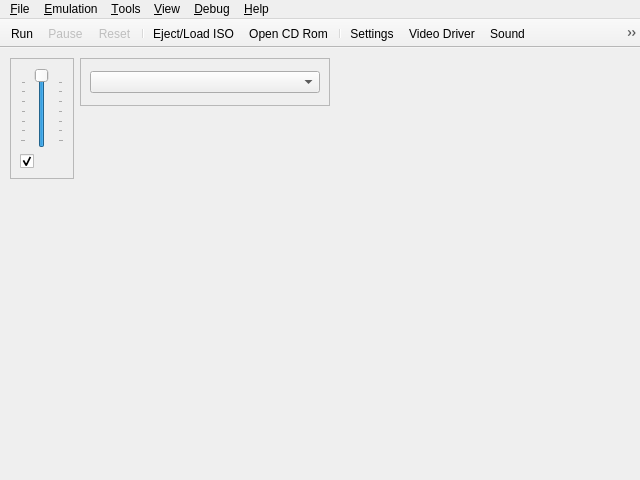
<?xml version="1.0" encoding="UTF-8"?>
<ui version="4.0">
 <class>UIYabause</class>
 <widget class="QMainWindow" name="UIYabause">
  <property name="geometry">
   <rect>
    <x>0</x>
    <y>0</y>
    <width>640</width>
    <height>480</height>
   </rect>
  </property>
  <property name="windowTitle">
   <string>Yabause Qt GUI</string>
  </property>
  <property name="windowIcon">
   <iconset>
    <normaloff>:/icons/icons/yabause.png</normaloff>:/icons/icons/yabause.png</iconset>
  </property>
  <property name="iconSize">
   <size>
    <width>16</width>
    <height>16</height>
   </size>
  </property>
  <widget class="QWidget" name="centralwidget">
   <widget class="QFrame" name="fSound">
    <property name="geometry">
     <rect>
      <x>10</x>
      <y>10</y>
      <width>64</width>
      <height>121</height>
     </rect>
    </property>
    <property name="sizePolicy">
     <sizepolicy hsizetype="Maximum" vsizetype="Fixed">
      <horstretch>0</horstretch>
      <verstretch>0</verstretch>
     </sizepolicy>
    </property>
    <property name="frameShape">
     <enum>QFrame::StyledPanel</enum>
    </property>
    <property name="frameShadow">
     <enum>QFrame::Sunken</enum>
    </property>
    <layout class="QVBoxLayout">
     <item>
      <widget class="QSlider" name="sVolume">
       <property name="sizePolicy">
        <sizepolicy hsizetype="Expanding" vsizetype="Expanding">
         <horstretch>0</horstretch>
         <verstretch>0</verstretch>
        </sizepolicy>
       </property>
       <property name="toolTip">
        <string>Volume</string>
       </property>
       <property name="maximum">
        <number>100</number>
       </property>
       <property name="value">
        <number>100</number>
       </property>
       <property name="orientation">
        <enum>Qt::Vertical</enum>
       </property>
       <property name="tickPosition">
        <enum>QSlider::TicksBothSides</enum>
       </property>
       <property name="tickInterval">
        <number>15</number>
       </property>
      </widget>
     </item>
     <item>
      <widget class="QCheckBox" name="cbSound">
       <property name="toolTip">
        <string>Mute/UnMute Sound</string>
       </property>
       <property name="icon">
        <iconset resource="../resources/resources.qrc">
         <normaloff>:/actions/sound.png</normaloff>:/actions/sound.png</iconset>
       </property>
       <property name="checked">
        <bool>true</bool>
       </property>
      </widget>
     </item>
    </layout>
   </widget>
   <widget class="QFrame" name="fVideoDriver">
    <property name="geometry">
     <rect>
      <x>80</x>
      <y>10</y>
      <width>250</width>
      <height>48</height>
     </rect>
    </property>
    <property name="sizePolicy">
     <sizepolicy hsizetype="Maximum" vsizetype="Fixed">
      <horstretch>0</horstretch>
      <verstretch>0</verstretch>
     </sizepolicy>
    </property>
    <property name="frameShape">
     <enum>QFrame::StyledPanel</enum>
    </property>
    <property name="frameShadow">
     <enum>QFrame::Sunken</enum>
    </property>
    <layout class="QVBoxLayout">
     <item>
      <widget class="QComboBox" name="cbVideoDriver"/>
     </item>
    </layout>
   </widget>
  </widget>
  <widget class="QMenuBar" name="menubar">
   <property name="geometry">
    <rect>
     <x>0</x>
     <y>0</y>
     <width>640</width>
     <height>20</height>
    </rect>
   </property>
   <widget class="QMenu" name="mFile">
    <property name="title">
     <string>&amp;File</string>
    </property>
    <widget class="QMenu" name="mFileSaveState">
     <property name="title">
      <string>S&amp;ave State</string>
     </property>
     <property name="icon">
      <iconset resource="../resources/resources.qrc">
       <normaloff>:/actions/icons/actions/save_state.png</normaloff>:/actions/icons/actions/save_state.png</iconset>
     </property>
     <addaction name="aFileSaveStateAs"/>
     <addaction name="separator"/>
     <addaction name="aFileSaveState0"/>
     <addaction name="aFileSaveState1"/>
     <addaction name="aFileSaveState2"/>
     <addaction name="aFileSaveState3"/>
     <addaction name="aFileSaveState4"/>
     <addaction name="aFileSaveState5"/>
     <addaction name="aFileSaveState6"/>
     <addaction name="aFileSaveState7"/>
     <addaction name="aFileSaveState8"/>
     <addaction name="aFileSaveState9"/>
    </widget>
    <widget class="QMenu" name="mFileLoadState">
     <property name="title">
      <string>L&amp;oad State</string>
     </property>
     <property name="icon">
      <iconset resource="../resources/resources.qrc">
       <normaloff>:/actions/icons/actions/load_state.png</normaloff>:/actions/icons/actions/load_state.png</iconset>
     </property>
     <addaction name="aFileLoadStateAs"/>
     <addaction name="separator"/>
     <addaction name="aFileLoadState0"/>
     <addaction name="aFileLoadState1"/>
     <addaction name="aFileLoadState2"/>
     <addaction name="aFileLoadState3"/>
     <addaction name="aFileLoadState4"/>
     <addaction name="aFileLoadState5"/>
     <addaction name="aFileLoadState6"/>
     <addaction name="aFileLoadState7"/>
     <addaction name="aFileLoadState8"/>
     <addaction name="aFileLoadState9"/>
    </widget>
    <addaction name="aFileSettings"/>
    <addaction name="separator"/>
    <addaction name="aFileOpenISO"/>
    <addaction name="aFileOpenCDRom"/>
    <addaction name="separator"/>
    <addaction name="mFileSaveState"/>
    <addaction name="mFileLoadState"/>
    <addaction name="separator"/>
    <addaction name="aFileScreenshot"/>
    <addaction name="separator"/>
    <addaction name="aFileQuit"/>
   </widget>
   <widget class="QMenu" name="mView">
    <property name="title">
     <string>&amp;View</string>
    </property>
    <widget class="QMenu" name="mViewLayer">
     <property name="title">
      <string>&amp;Layer</string>
     </property>
     <property name="icon">
      <iconset resource="../resources/resources.qrc">
       <normaloff>:/actions/icons/actions/layer.png</normaloff>:/actions/icons/actions/layer.png</iconset>
     </property>
     <addaction name="aViewLayerVdp1"/>
     <addaction name="aViewLayerNBG0"/>
     <addaction name="aViewLayerNBG1"/>
     <addaction name="aViewLayerNBG2"/>
     <addaction name="aViewLayerNBG3"/>
     <addaction name="aViewLayerRBG0"/>
     <addaction name="aViewLayerRBG1"/>
    </widget>
    <addaction name="aViewFPS"/>
    <addaction name="mViewLayer"/>
    <addaction name="aViewFullscreen"/>
   </widget>
   <widget class="QMenu" name="mViewDebug">
    <property name="enabled">
     <bool>true</bool>
    </property>
    <property name="title">
     <string>&amp;Debug</string>
    </property>
    <addaction name="aViewDebugMSH2"/>
    <addaction name="aViewDebugSSH2"/>
    <addaction name="aViewDebugVDP1"/>
    <addaction name="aViewDebugVDP2"/>
    <addaction name="aViewDebugM68K"/>
    <addaction name="aViewDebugSCUDSP"/>
    <addaction name="aViewDebugSCSP"/>
    <addaction name="aViewDebugSCSPChan"/>
    <addaction name="aViewDebugSCSPDSP"/>
    <addaction name="separator"/>
    <addaction name="aViewDebugMemoryEditor"/>
   </widget>
   <widget class="QMenu" name="mHelp">
    <property name="title">
     <string>&amp;Help</string>
    </property>
    <addaction name="aHelpReport"/>
    <addaction name="aHelpCompatibilityList"/>
    <addaction name="aHelpAbout"/>
   </widget>
   <widget class="QMenu" name="mTools">
    <property name="title">
     <string>&amp;Tools</string>
    </property>
    <addaction name="aToolsBackupManager"/>
    <addaction name="aToolsCheatsList"/>
    <addaction name="aToolsCheatSearch"/>
    <addaction name="aToolsTransfer"/>
   </widget>
   <widget class="QMenu" name="mEmulation">
    <property name="title">
     <string>&amp;Emulation</string>
    </property>
    <addaction name="aEmulationRun"/>
    <addaction name="aEmulationPause"/>
    <addaction name="aEmulationReset"/>
    <addaction name="separator"/>
    <addaction name="aEmulationVSync"/>
   </widget>
   <addaction name="mFile"/>
   <addaction name="mEmulation"/>
   <addaction name="mTools"/>
   <addaction name="mView"/>
   <addaction name="mViewDebug"/>
   <addaction name="mHelp"/>
  </widget>
  <widget class="QToolBar" name="toolBar">
   <property name="windowTitle">
    <string>toolBar</string>
   </property>
   <property name="movable">
    <bool>false</bool>
   </property>
   <property name="floatable">
    <bool>true</bool>
   </property>
   <attribute name="toolBarArea">
    <enum>TopToolBarArea</enum>
   </attribute>
   <attribute name="toolBarBreak">
    <bool>false</bool>
   </attribute>
   <addaction name="aEmulationRun"/>
   <addaction name="aEmulationPause"/>
   <addaction name="aEmulationReset"/>
   <addaction name="separator"/>
   <addaction name="aFileOpenISO"/>
   <addaction name="aFileOpenCDRom"/>
   <addaction name="separator"/>
   <addaction name="aFileSettings"/>
   <addaction name="aVideoDriver"/>
   <addaction name="aSound"/>
   <addaction name="aEmulationVSync"/>
   <addaction name="aViewFPS"/>
   <addaction name="aViewFullscreen"/>
   <addaction name="aFileScreenshot"/>
   <addaction name="separator"/>
   <addaction name="aToolsBackupManager"/>
   <addaction name="aToolsCheatsList"/>
   <addaction name="separator"/>
   <addaction name="aFileQuit"/>
   <addaction name="aHelpAbout"/>
  </widget>
  <action name="aFileQuit">
   <property name="icon">
    <iconset resource="../resources/resources.qrc">
     <normaloff>:/actions/icons/actions/quit.png</normaloff>:/actions/icons/actions/quit.png</iconset>
   </property>
   <property name="text">
    <string>&amp;Quit</string>
   </property>
   <property name="shortcut">
    <string>Ctrl+Q</string>
   </property>
  </action>
  <action name="aYabauseStart">
   <property name="text">
    <string>Start</string>
   </property>
  </action>
  <action name="aYabauseStop">
   <property name="text">
    <string>Stop</string>
   </property>
  </action>
  <action name="aFileSettings">
   <property name="icon">
    <iconset resource="../resources/resources.qrc">
     <normaloff>:/actions/icons/actions/settings.png</normaloff>:/actions/icons/actions/settings.png</iconset>
   </property>
   <property name="text">
    <string>&amp;Settings...</string>
   </property>
   <property name="shortcut">
    <string>Ctrl+S</string>
   </property>
  </action>
  <action name="aEmulationRun">
   <property name="icon">
    <iconset resource="../resources/resources.qrc">
     <normaloff>:/actions/icons/actions/play.png</normaloff>:/actions/icons/actions/play.png</iconset>
   </property>
   <property name="text">
    <string>R&amp;un</string>
   </property>
   <property name="shortcut">
    <string>F1</string>
   </property>
  </action>
  <action name="aEmulationPause">
   <property name="enabled">
    <bool>false</bool>
   </property>
   <property name="icon">
    <iconset resource="../resources/resources.qrc">
     <normaloff>:/actions/icons/actions/pause.png</normaloff>:/actions/icons/actions/pause.png</iconset>
   </property>
   <property name="text">
    <string>&amp;Pause</string>
   </property>
   <property name="shortcut">
    <string>F2</string>
   </property>
  </action>
  <action name="aEmulationReset">
   <property name="enabled">
    <bool>false</bool>
   </property>
   <property name="icon">
    <iconset resource="../resources/resources.qrc">
     <normaloff>:/actions/icons/actions/reset.png</normaloff>:/actions/icons/actions/reset.png</iconset>
   </property>
   <property name="text">
    <string>&amp;Reset</string>
   </property>
   <property name="shortcut">
    <string>F3</string>
   </property>
  </action>
  <action name="aToolsTransfer">
   <property name="enabled">
    <bool>true</bool>
   </property>
   <property name="icon">
    <iconset resource="../resources/resources.qrc">
     <normaloff>:/actions/icons/actions/transfert.png</normaloff>:/actions/icons/actions/transfert.png</iconset>
   </property>
   <property name="text">
    <string>&amp;Transfer</string>
   </property>
   <property name="shortcut">
    <string>Ctrl+T</string>
   </property>
  </action>
  <action name="aFileScreenshot">
   <property name="icon">
    <iconset resource="../resources/resources.qrc">
     <normaloff>:/actions/icons/actions/screenshot.png</normaloff>:/actions/icons/actions/screenshot.png</iconset>
   </property>
   <property name="text">
    <string>Sc&amp;reenshot</string>
   </property>
   <property name="shortcut">
    <string>Ctrl+P</string>
   </property>
  </action>
  <action name="aEmulationVSync">
   <property name="checkable">
    <bool>true</bool>
   </property>
   <property name="icon">
    <iconset resource="../resources/resources.qrc">
     <normaloff>:/actions/icons/actions/frame_skipping.png</normaloff>:/actions/icons/actions/frame_skipping.png</iconset>
   </property>
   <property name="text">
    <string>&amp;Vertical synchronization</string>
   </property>
   <property name="shortcut">
    <string>F4</string>
   </property>
  </action>
  <action name="aViewFPS">
   <property name="checkable">
    <bool>true</bool>
   </property>
   <property name="icon">
    <iconset resource="../resources/resources.qrc">
     <normaloff>:/actions/icons/actions/fps.png</normaloff>:/actions/icons/actions/fps.png</iconset>
   </property>
   <property name="text">
    <string>F&amp;PS</string>
   </property>
   <property name="iconText">
    <string>FPS</string>
   </property>
   <property name="shortcut">
    <string>F12</string>
   </property>
  </action>
  <action name="aViewLayerVdp1">
   <property name="checkable">
    <bool>true</bool>
   </property>
   <property name="checked">
    <bool>true</bool>
   </property>
   <property name="text">
    <string>Vdp1</string>
   </property>
   <property name="shortcut">
    <string>1</string>
   </property>
  </action>
  <action name="aViewFullscreen">
   <property name="checkable">
    <bool>true</bool>
   </property>
   <property name="icon">
    <iconset resource="../resources/resources.qrc">
     <normaloff>:/actions/fullscreen.png</normaloff>:/actions/fullscreen.png</iconset>
   </property>
   <property name="text">
    <string>&amp;Fullscreen</string>
   </property>
   <property name="shortcut">
    <string>Alt+Return</string>
   </property>
  </action>
  <action name="aViewDebugMSH2">
   <property name="icon">
    <iconset resource="../resources/resources.qrc">
     <normaloff>:/actions/icons/actions/debug_cpu.png</normaloff>:/actions/icons/actions/debug_cpu.png</iconset>
   </property>
   <property name="text">
    <string>&amp;Master SH2</string>
   </property>
  </action>
  <action name="aViewDebugSSH2">
   <property name="enabled">
    <bool>true</bool>
   </property>
   <property name="icon">
    <iconset resource="../resources/resources.qrc">
     <normaloff>:/actions/icons/actions/debug_cpu.png</normaloff>:/actions/icons/actions/debug_cpu.png</iconset>
   </property>
   <property name="text">
    <string>&amp;Slave SH2</string>
   </property>
  </action>
  <action name="aViewDebugVDP1">
   <property name="enabled">
    <bool>true</bool>
   </property>
   <property name="icon">
    <iconset resource="../resources/resources.qrc">
     <normaloff>:/actions/icons/actions/debug_cpu.png</normaloff>:/actions/icons/actions/debug_cpu.png</iconset>
   </property>
   <property name="text">
    <string>VDP&amp;1</string>
   </property>
  </action>
  <action name="aViewDebugVDP2">
   <property name="enabled">
    <bool>true</bool>
   </property>
   <property name="icon">
    <iconset resource="../resources/resources.qrc">
     <normaloff>:/actions/icons/actions/debug_cpu.png</normaloff>:/actions/icons/actions/debug_cpu.png</iconset>
   </property>
   <property name="text">
    <string>VDP&amp;2</string>
   </property>
  </action>
  <action name="aViewDebugM68K">
   <property name="enabled">
    <bool>true</bool>
   </property>
   <property name="icon">
    <iconset resource="../resources/resources.qrc">
     <normaloff>:/actions/icons/actions/debug_cpu.png</normaloff>:/actions/icons/actions/debug_cpu.png</iconset>
   </property>
   <property name="text">
    <string>M&amp;68K</string>
   </property>
  </action>
  <action name="aViewDebugSCUDSP">
   <property name="enabled">
    <bool>true</bool>
   </property>
   <property name="icon">
    <iconset resource="../resources/resources.qrc">
     <normaloff>:/actions/icons/actions/debug_cpu.png</normaloff>:/actions/icons/actions/debug_cpu.png</iconset>
   </property>
   <property name="text">
    <string>SCU-&amp;DSP</string>
   </property>
  </action>
  <action name="aViewDebugSCSP">
   <property name="enabled">
    <bool>true</bool>
   </property>
   <property name="icon">
    <iconset resource="../resources/resources.qrc">
     <normaloff>:/actions/icons/actions/debug_cpu.png</normaloff>:/actions/icons/actions/debug_cpu.png</iconset>
   </property>
   <property name="text">
    <string>S&amp;CSP</string>
   </property>
  </action>
  <action name="aViewDebugMemoryTransfer">
   <property name="enabled">
    <bool>true</bool>
   </property>
   <property name="text">
    <string>Memory Transfer</string>
   </property>
  </action>
  <action name="aHelpAbout">
   <property name="icon">
    <iconset resource="../resources/resources.qrc">
     <normaloff>:/actions/icons/actions/about.png</normaloff>:/actions/icons/actions/about.png</iconset>
   </property>
   <property name="text">
    <string>&amp;About...</string>
   </property>
   <property name="shortcutVisibleInContextMenu">
    <bool>false</bool>
   </property>
  </action>
  <action name="aViewLayerNBG0">
   <property name="checkable">
    <bool>true</bool>
   </property>
   <property name="checked">
    <bool>true</bool>
   </property>
   <property name="text">
    <string>NBG0</string>
   </property>
   <property name="shortcut">
    <string>2</string>
   </property>
  </action>
  <action name="aViewLayerNBG1">
   <property name="checkable">
    <bool>true</bool>
   </property>
   <property name="checked">
    <bool>true</bool>
   </property>
   <property name="text">
    <string>NBG1</string>
   </property>
   <property name="shortcut">
    <string>3</string>
   </property>
  </action>
  <action name="aViewLayerNBG2">
   <property name="checkable">
    <bool>true</bool>
   </property>
   <property name="checked">
    <bool>true</bool>
   </property>
   <property name="text">
    <string>NBG2</string>
   </property>
   <property name="shortcut">
    <string>4</string>
   </property>
  </action>
  <action name="aViewLayerNBG3">
   <property name="checkable">
    <bool>true</bool>
   </property>
   <property name="checked">
    <bool>true</bool>
   </property>
   <property name="text">
    <string>NBG3</string>
   </property>
   <property name="shortcut">
    <string>5</string>
   </property>
  </action>
  <action name="aViewLayerRBG0">
   <property name="checkable">
    <bool>true</bool>
   </property>
   <property name="checked">
    <bool>true</bool>
   </property>
   <property name="text">
    <string>RBG0</string>
   </property>
   <property name="shortcut">
    <string>6</string>
   </property>
  </action>
  <action name="aViewLayerRBG1">
   <property name="checkable">
    <bool>true</bool>
   </property>
   <property name="checked">
    <bool>true</bool>
   </property>
   <property name="text">
    <string>RBG1</string>
   </property>
   <property name="shortcut">
    <string>7</string>
   </property>
  </action>
  <action name="aFileSaveState1">
   <property name="text">
    <string>Save1</string>
   </property>
   <property name="shortcut">
    <string>Ctrl+1</string>
   </property>
  </action>
  <action name="aFileSaveState2">
   <property name="text">
    <string>Save2</string>
   </property>
   <property name="shortcut">
    <string>Ctrl+2</string>
   </property>
  </action>
  <action name="aFileSaveState3">
   <property name="text">
    <string>Save3</string>
   </property>
   <property name="shortcut">
    <string>Ctrl+3</string>
   </property>
  </action>
  <action name="aFileSaveState4">
   <property name="text">
    <string>Save4</string>
   </property>
   <property name="shortcut">
    <string>Ctrl+4</string>
   </property>
  </action>
  <action name="aFileSaveState5">
   <property name="text">
    <string>Save5</string>
   </property>
   <property name="shortcut">
    <string>Ctrl+5</string>
   </property>
  </action>
  <action name="aFileSaveState6">
   <property name="text">
    <string>Save6</string>
   </property>
   <property name="shortcut">
    <string>Ctrl+6</string>
   </property>
  </action>
  <action name="aFileSaveState7">
   <property name="text">
    <string>Save7</string>
   </property>
   <property name="shortcut">
    <string>Ctrl+7</string>
   </property>
  </action>
  <action name="aFileSaveState8">
   <property name="text">
    <string>Save8</string>
   </property>
   <property name="shortcut">
    <string>Ctrl+8</string>
   </property>
  </action>
  <action name="aFileSaveState9">
   <property name="text">
    <string>Save9</string>
   </property>
   <property name="shortcut">
    <string>Ctrl+9</string>
   </property>
  </action>
  <action name="aFileLoadState1">
   <property name="text">
    <string>Load1</string>
   </property>
   <property name="shortcut">
    <string>Alt+1</string>
   </property>
  </action>
  <action name="aFileLoadState2">
   <property name="text">
    <string>Load2</string>
   </property>
   <property name="shortcut">
    <string>Alt+2</string>
   </property>
  </action>
  <action name="aFileLoadState3">
   <property name="text">
    <string>Load3</string>
   </property>
   <property name="shortcut">
    <string>Alt+3</string>
   </property>
  </action>
  <action name="aFileLoadState4">
   <property name="text">
    <string>Load4</string>
   </property>
   <property name="shortcut">
    <string>Alt+4</string>
   </property>
  </action>
  <action name="aFileLoadState5">
   <property name="text">
    <string>Load5</string>
   </property>
   <property name="shortcut">
    <string>Alt+5</string>
   </property>
  </action>
  <action name="aFileLoadState6">
   <property name="text">
    <string>Load6</string>
   </property>
   <property name="shortcut">
    <string>Alt+6</string>
   </property>
  </action>
  <action name="aFileLoadState7">
   <property name="text">
    <string>Load7</string>
   </property>
   <property name="shortcut">
    <string>Alt+7</string>
   </property>
  </action>
  <action name="aFileLoadState8">
   <property name="text">
    <string>Load8</string>
   </property>
   <property name="shortcut">
    <string>Alt+8</string>
   </property>
  </action>
  <action name="aFileLoadState9">
   <property name="text">
    <string>Load9</string>
   </property>
   <property name="shortcut">
    <string>Alt+9</string>
   </property>
  </action>
  <action name="aFileSaveStateAs">
   <property name="text">
    <string>To File...</string>
   </property>
   <property name="shortcut">
    <string>F9</string>
   </property>
  </action>
  <action name="aFileLoadStateAs">
   <property name="text">
    <string>From File...</string>
   </property>
   <property name="shortcut">
    <string>F5</string>
   </property>
  </action>
  <action name="aToolsCheatsList">
   <property name="icon">
    <iconset resource="../resources/resources.qrc">
     <normaloff>:/actions/icons/actions/cheats.png</normaloff>:/actions/icons/actions/cheats.png</iconset>
   </property>
   <property name="text">
    <string>&amp;Cheats List...</string>
   </property>
   <property name="shortcut">
    <string>Alt+L</string>
   </property>
  </action>
  <action name="aToolsBackupManager">
   <property name="icon">
    <iconset resource="../resources/resources.qrc">
     <normaloff>:/actions/icons/actions/backup_ram.png</normaloff>:/actions/icons/actions/backup_ram.png</iconset>
   </property>
   <property name="text">
    <string>&amp;Backup Manager...</string>
   </property>
   <property name="shortcut">
    <string>Alt+B</string>
   </property>
  </action>
  <action name="aFileOpenISO">
   <property name="icon">
    <iconset resource="../resources/resources.qrc">
     <normaloff>:/actions/icons/actions/iso.png</normaloff>:/actions/icons/actions/iso.png</iconset>
   </property>
   <property name="text">
    <string>Eject/Load ISO...</string>
   </property>
   <property name="shortcut">
    <string>Ctrl+I</string>
   </property>
  </action>
  <action name="aFileOpenCDRom">
   <property name="icon">
    <iconset resource="../resources/resources.qrc">
     <normaloff>:/actions/icons/actions/cd.png</normaloff>:/actions/icons/actions/cd.png</iconset>
   </property>
   <property name="text">
    <string>Open &amp;CD Rom...</string>
   </property>
   <property name="shortcut">
    <string>Ctrl+C</string>
   </property>
  </action>
  <action name="aHelpReport">
   <property name="icon">
    <iconset resource="../resources/resources.qrc">
     <normaloff>:/actions/icons/actions/compatibility.png</normaloff>:/actions/icons/actions/compatibility.png</iconset>
   </property>
   <property name="text">
    <string>Bug report</string>
   </property>
   <property name="statusTip">
    <string>https://github.com/FCare/yabause/issues</string>
   </property>
   <property name="shortcutVisibleInContextMenu">
    <bool>false</bool>
   </property>
  </action>
  <action name="aHelpCompatibilityList">
   <property name="icon">
    <iconset resource="../resources/resources.qrc">
     <normaloff>:/actions/icons/actions/compatibility.png</normaloff>:/actions/icons/actions/compatibility.png</iconset>
   </property>
   <property name="text">
    <string>Compatibility List</string>
   </property>
   <property name="statusTip">
    <string>https://tradu-france.com/wiki-emu-compatibility/index.php?title=Accueil</string>
   </property>
   <property name="shortcutVisibleInContextMenu">
    <bool>false</bool>
   </property>
  </action>
  <action name="aSound">
   <property name="icon">
    <iconset resource="../resources/resources.qrc">
     <normaloff>:/actions/sound.png</normaloff>:/actions/sound.png</iconset>
   </property>
   <property name="text">
    <string>Sound...</string>
   </property>
  </action>
  <action name="aVideoDriver">
   <property name="icon">
    <iconset resource="../resources/resources.qrc">
     <normaloff>:/actions/icons/actions/video.png</normaloff>:/actions/icons/actions/video.png</iconset>
   </property>
   <property name="text">
    <string>Video Driver</string>
   </property>
  </action>
  <action name="aFileSaveState0">
   <property name="text">
    <string>Save0</string>
   </property>
   <property name="shortcut">
    <string>Ctrl+0</string>
   </property>
  </action>
  <action name="aFileLoadState0">
   <property name="text">
    <string>Load0</string>
   </property>
   <property name="shortcut">
    <string>Alt+0</string>
   </property>
  </action>
  <action name="aViewDebugMemoryEditor">
   <property name="enabled">
    <bool>true</bool>
   </property>
   <property name="icon">
    <iconset resource="../resources/resources.qrc">
     <normaloff>:/actions/icons/actions/debug_cpu.png</normaloff>:/actions/icons/actions/debug_cpu.png</iconset>
   </property>
   <property name="text">
    <string>Memory &amp;Editor</string>
   </property>
  </action>
  <action name="aToolsCheatSearch">
   <property name="icon">
    <iconset resource="../resources/resources.qrc">
     <normaloff>:/actions/icons/actions/cheat_search.png</normaloff>:/actions/icons/actions/cheat_search.png</iconset>
   </property>
   <property name="text">
    <string>Cheat &amp;Search...</string>
   </property>
   <property name="shortcut">
    <string>Alt+S</string>
   </property>
  </action>
 </widget>
 <resources>
  <include location="../resources/resources.qrc"/>
 </resources>
 <connections>
  <connection>
   <sender>aFileQuit</sender>
   <signal>triggered()</signal>
   <receiver>UIYabause</receiver>
   <slot>close()</slot>
   <hints>
    <hint type="sourcelabel">
     <x>-1</x>
     <y>-1</y>
    </hint>
    <hint type="destinationlabel">
     <x>159</x>
     <y>119</y>
    </hint>
   </hints>
  </connection>
 </connections>
</ui>
